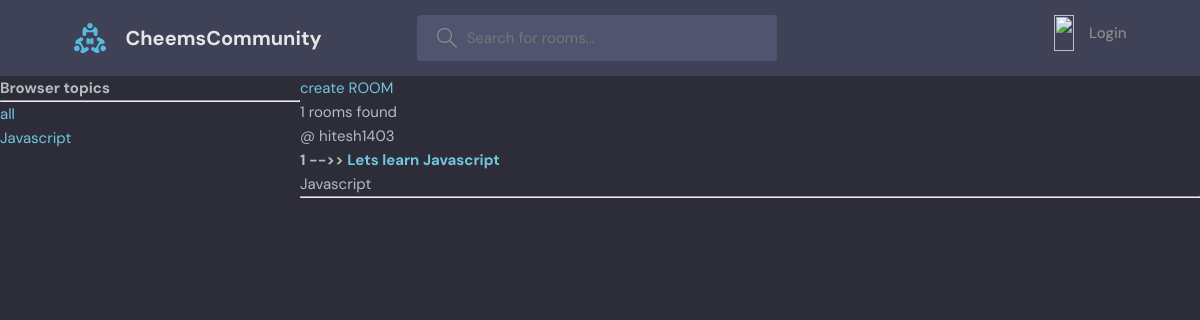
The page / on the database its author committed.
### base/models.py (models this page shows, shortened)
class Topic(models.Model):
    name = models.CharField(max_length=200)

class Room(models.Model):
    host = models.ForeignKey(User, on_delete=models.SET_NULL, null=True)
    topic = models.ForeignKey(Topic, on_delete=models.SET_NULL, null=True)
    name = models.CharField(max_length=200)
    description = models.TextField(null=True, blank=True)
    participants= models.ManyToManyField(User, related_name='participants')
    updated = models.DateTimeField(auto_now=True)
    created = models.DateTimeField(auto_now_add=True)
    class Meta:
        ordering = ['-updated', '-created']

class User(AbstractUser):
    name = models.CharField(max_length=200, null=True)
    email = models.EmailField(unique=True, null=True)
    bio = models.TextField(null=True)
    avatar = models.ImageField(null=True, default='img/avatar.svg')
    USERNAME_FIELDS = ['email','name']
    REQUIRED_FIELDS = []

### base/views.py (the view)
# urls.py: path('', views.home, name='home'),
def home(request):
    q = request.GET.get('q') if request.GET.get('q') != None else ''
    rooms = Room.objects.filter(Q(topic__name__contains=q) | Q(name__icontains=q) | Q(description__icontains=q))
    room_messages = Message.objects.filter(Q(room__topic__name__icontains=q))
    rooms_count = len(rooms)
    topics = Topic.objects.all()
    context = {'rooms':rooms, 'topics':topics, 'rooms_count':rooms_count, 'room_messages':room_messages}
    return render(request, 'base/home.html', context)

### base/templates/base/home.html (shortened to what this page needs)
{% extends 'main.html' %}
{% block content %}
<div class='home-container'>
    <div>
        <h3>
           Browser topics
        </h3>
        <hr>
        <a href='{% url 'home' %}'>all</a>
        {% for topic in topics %}
            <div>
                <a href='{% url 'home' %}?q={{topic.name}}'>{{topic.name}}</a>
            </div>
        {% endfor %}
    </div>
    <div>
        <a href='/create-room'>create ROOM</a>
        <div>{{rooms_count}} rooms found</div>
        <div>
            <div>
                {% for room in rooms %}
                    <div>
                        <span>@ {{room.host.username}}</span>
                        <h3>{{room.id}} -->> <a href="{% url 'room' room.id %}">{{room.name }}</a></h3>
                        <span>{{room.topic.name}}</span>
                        <hr>
                    </div>
                {% endfor %}
            </div>
        </div>
    </div>
</div>
{% endblock %}

### static/styles/style.css (style rules this page uses)
:root { --color-main: #71c6dd; --color-main-light: #e1f6fb; --color-dark: #3f4156; --color-dark-medium: #51546e; --color-dark-light: #696d97; --color-light: #e5e5e5; --color-gray: #8b8b8b; --color-light-gray: #b2bdbd; --color-bg: #2d2d39; --color-success: #5dd693; --color-error: #fc4b0b; }
* { font-family: "DM Sans", -apple-system, BlinkMacSystemFont, "Segoe UI", Roboto, Oxygen, Ubuntu, Cantarell, "Open Sans", "Helvetica Neue", sans-serif; margin: 0; padding: 0; box-sizing: border-box; text-rendering: optimizeLegibility; font-size: inherit; }
html { font-size: 56.25%; }
@media only screen and (min-width: 1200px) { html { font-size: 62.5%; } }
body { line-height: 1.6; font-weight: 400; font-size: 1.5rem; color: var(--color-light-gray); background-color: var(--color-bg); min-height: 100vh; }
a { display: inline-block; color: var(--color-main); text-decoration: none; }

### base/templates/base/home.html (style rules this page uses)
.home-container { display: grid; grid-template-columns: 1fr 3fr; }

### rows shown on the page
Topic: name "Javascript"
Room: host.username "hitesh1403", id "1", name "Lets learn Javascript", topic.name "Javascript"

### other values the page prints
{{ rooms_count }} "1"
